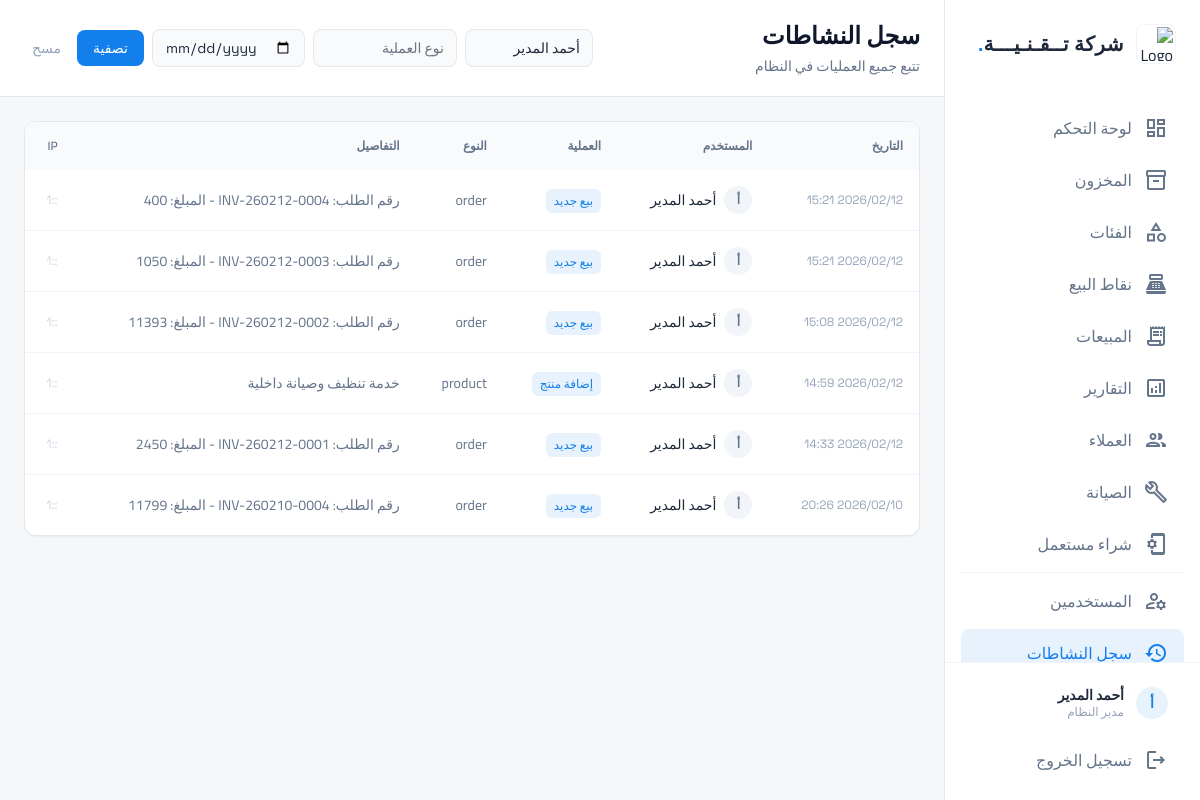
Screenshot of /admin/activity-log.php?user=أحمد المدير (signed in) with the database file from the repository.
### tables this page shows
CREATE TABLE audit_log (
            id INTEGER PRIMARY KEY AUTOINCREMENT,
            user_id INTEGER,
            user_name TEXT,
            action TEXT NOT NULL,
            entity_type TEXT,
            entity_id INTEGER,
            details TEXT,
            ip_address TEXT,
            created_at DATETIME DEFAULT CURRENT_TIMESTAMP
        );

### includes/helpers.php (called while the page is built, shortened)
<?php
function formatDateTimeAr($datetime) {
    return date('Y/m/d H:i', strtotime($datetime));
}
function sanitize($input) {
    return htmlspecialchars(trim($input), ENT_QUOTES, 'UTF-8');
}

### includes/Database.php (called while the page is built, shortened)
<?php
class Database {
    private static $instance = null;
    private $pdo;
    private function __construct() {
        $dbDir = dirname(DB_PATH);
        $isNew = !file_exists(DB_PATH);
        $this->pdo = new PDO('sqlite:' . DB_PATH);
        $this->pdo->setAttribute(PDO::ATTR_ERRMODE, PDO::ERRMODE_EXCEPTION);
        $this->pdo->setAttribute(PDO::ATTR_DEFAULT_FETCH_MODE, PDO::FETCH_ASSOC);
        $this->pdo->exec('PRAGMA journal_mode=WAL');
        $this->pdo->exec('PRAGMA foreign_keys=ON');
        if ($isNew) {
            $this->initDatabase();
        } else {
            $this->runMigrations();
        }
    }
    public static function getInstance() {
        if (self::$instance === null) {
            self::$instance = new self();
        }
        return self::$instance;
    }
    private function runMigrations() {
        $cols = $this->pdo->query("PRAGMA table_info(maintenance_tickets)")->fetchAll();
        $colNames = array_column($cols, 'name');
        $cols = $this->pdo->query("PRAGMA table_info(order_items)")->fetchAll();
        $colNames = array_column($cols, 'name');
        $this->pdo->exec("CREATE TABLE IF NOT EXISTS settings (
            key TEXT PRIMARY KEY,
            value TEXT,
            updated_at DATETIME DEFAULT CURRENT_TIMESTAMP
        )");
        $cols = $this->pdo->query("PRAGMA table_info(orders)")->fetchAll();
        $colNames = array_column($cols, 'name');
        $this->pdo->exec("CREATE TABLE IF NOT EXISTS customers (
            id INTEGER PRIMARY KEY AUTOINCREMENT,
            name TEXT NOT NULL,
            phone TEXT,
            email TEXT,
            address TEXT,
            balance REAL DEFAULT 0,
            notes TEXT,
            is_active INTEGER DEFAULT 1,
            created_at DATETIME DEFAULT CURRENT_TIMESTAMP,
            updated_at DATETIME DEFAULT CURRENT_TIMESTAMP
        )");
        $this->pdo->exec("CREATE TABLE IF NOT EXISTS audit_log (
            id INTEGER PRIMARY KEY AUTOINCREMENT,
            user_id INTEGER,
            user_name TEXT,
            action TEXT NOT NULL,
            entity_type TEXT,
            entity_id INTEGER,
            details TEXT,
            ip_address TEXT,
            created_at DATETIME DEFAULT CURRENT_TIMESTAMP
        )");
    }
    public function query($sql, $params = []) {
        $stmt = $this->pdo->prepare($sql);
        $stmt->execute($params);
        return $stmt;
    }
    public function fetchAll($sql, $params = []) {
        return $this->query($sql, $params)->fetchAll();
    }
}

### includes/bootstrap.php (called while the page is built, shortened)
<?php
require_once __DIR__ . '/Database.php';
require_once __DIR__ . '/helpers.php';
$db = Database::getInstance();

### admin/activity-log.php (the view, shortened to what this page needs)
<?php
require_once __DIR__ . '/../includes/bootstrap.php';
$filterUser = $_GET['user'] ?? '';
$filterAction = $_GET['action'] ?? '';
$filterDate = $_GET['date'] ?? '';
$sql = "SELECT * FROM audit_log WHERE 1=1";
$params = [];
if ($filterUser) {
    $sql .= " AND user_name LIKE ?";
    $params[] = "%$filterUser%";
}
$sql .= " ORDER BY created_at DESC LIMIT 200";
$logs = $db->fetchAll($sql, $params);
include __DIR__ . '/../includes/header.php';
?>
<div class="flex h-screen overflow-hidden">
    <?php include __DIR__ . '/../includes/sidebar.php'; ?>
    <main class="flex-1 overflow-y-auto bg-background-light">
        <header class="bg-white border-b border-slate-200 px-6 py-5">
            <div class="flex flex-col sm:flex-row sm:items-center sm:justify-between gap-4">
                <div>
                    <h1 class="text-2xl font-bold text-slate-900">سجل النشاطات</h1>
                    <p class="text-sm text-slate-500 mt-1">تتبع جميع العمليات في النظام</p>
                </div>
                <form method="GET" class="flex items-center gap-2 flex-wrap">
                    <input type="text" name="user" value="<?= sanitize($filterUser) ?>" placeholder="المستخدم" class="bg-slate-50 border border-slate-200 rounded-lg px-3 py-2 text-sm focus:outline-none focus:border-primary w-32">
                    <input type="text" name="action" value="<?= sanitize($filterAction) ?>" placeholder="نوع العملية" class="bg-slate-50 border border-slate-200 rounded-lg px-3 py-2 text-sm focus:outline-none focus:border-primary w-36">
                    <input type="date" name="date" value="<?= $filterDate ?>" class="bg-slate-50 border border-slate-200 rounded-lg px-3 py-2 text-sm font-num focus:outline-none focus:border-primary">
                    <button type="submit" class="bg-primary text-white px-4 py-2 rounded-lg text-sm font-medium hover:bg-primary-dark transition-colors">تصفية</button>
                    <a href="activity-log.php" class="text-slate-400 hover:text-slate-600 text-sm px-2">مسح</a>
                </form>
            </div>
        </header>
        <div class="p-6">
            <div class="bg-white rounded-xl border border-slate-200 shadow-sm overflow-hidden">
                <div class="overflow-auto max-h-[calc(100vh-200px)]">
                    <table class="w-full text-right">
                        <thead class="bg-slate-50 sticky top-0 z-10">
                            <tr>
                                <th class="p-4 text-xs font-semibold text-slate-500">التاريخ</th>
                                <th class="p-4 text-xs font-semibold text-slate-500">المستخدم</th>
                                <th class="p-4 text-xs font-semibold text-slate-500">العملية</th>
                                <th class="p-4 text-xs font-semibold text-slate-500">النوع</th>
                                <th class="p-4 text-xs font-semibold text-slate-500">التفاصيل</th>
                                <th class="p-4 text-xs font-semibold text-slate-500">IP</th>
                            </tr>
                        </thead>
                        <tbody class="divide-y divide-slate-100">
                            <?php foreach ($logs as $log): ?>
                            <tr class="hover:bg-slate-50">
                                <td class="p-4 text-xs font-num text-slate-400 whitespace-nowrap"><?= formatDateTimeAr($log['created_at']) ?></td>
                                <td class="p-4">
                                    <div class="flex items-center gap-2">
                                        <div class="w-7 h-7 rounded-full bg-slate-100 flex items-center justify-center text-slate-500 text-xs font-bold"><?= mb_substr($log['user_name'] ?? '', 0, 1) ?></div>
                                        <span class="text-sm"><?= sanitize($log['user_name'] ?? '—') ?></span>
                                    </div>
                                </td>
                                <td class="p-4">
                                    <span class="inline-flex px-2 py-1 rounded-md text-xs font-medium bg-primary/10 text-primary"><?= sanitize($log['action']) ?></span>
                                </td>
                                <td class="p-4 text-sm text-slate-500"><?= sanitize($log['entity_type'] ?? '—') ?></td>
                                <td class="p-4 text-sm text-slate-500 max-w-xs truncate"><?= sanitize($log['details'] ?? '—') ?></td>
                                <td class="p-4 text-xs font-num text-slate-300"><?= sanitize($log['ip_address'] ?? '') ?></td>
                            </tr>
                            <?php endforeach; ?>
                        </tbody>
                    </table>
                </div>
            </div>
        </div>
    </main>
</div>
<?php include __DIR__ . '/../includes/footer.php'; ?>

### includes/header.php (style rules this page uses)
body { font-family: 'Cairo', sans-serif; }
.font-num { font-family: 'Space Grotesk', sans-serif; }

### rows the page displays
audit_log: created_at "2026/02/12 15:21", user_name "أ", user_name "أحمد المدير", action "بيع جديد", entity_type "order", details "رقم الطلب: INV-260212-0004 - المبلغ: 400", ip_address "::1"
audit_log: created_at "2026/02/12 15:21", user_name "أ", user_name "أحمد المدير", action "بيع جديد", entity_type "order", details "رقم الطلب: INV-260212-0003 - المبلغ: 1050", ip_address "::1"
audit_log: created_at "2026/02/12 15:08", user_name "أ", user_name "أحمد المدير", action "بيع جديد", entity_type "order", details "رقم الطلب: INV-260212-0002 - المبلغ: 11393", ip_address "::1"
audit_log: created_at "2026/02/12 14:59", user_name "أ", user_name "أحمد المدير", action "إضافة منتج", entity_type "product", details "خدمة تنظيف وصيانة داخلية", ip_address "::1"
audit_log: created_at "2026/02/12 14:33", user_name "أ", user_name "أحمد المدير", action "بيع جديد", entity_type "order", details "رقم الطلب: INV-260212-0001 - المبلغ: 2450", ip_address "::1"
audit_log: created_at "2026/02/10 20:26", user_name "أ", user_name "أحمد المدير", action "بيع جديد", entity_type "order", details "رقم الطلب: INV-260210-0004 - المبلغ: 11799", ip_address "::1"

### other values shown
$settings['store_name'] "شركة تــقـنـيـــة"
mb_substr($user['full_name'] ?? '', 0, 1) "أ"
$user['full_name'] "أحمد المدير"
Auth::getRoleNameAr($user['role'] ?? '') "مدير النظام"
